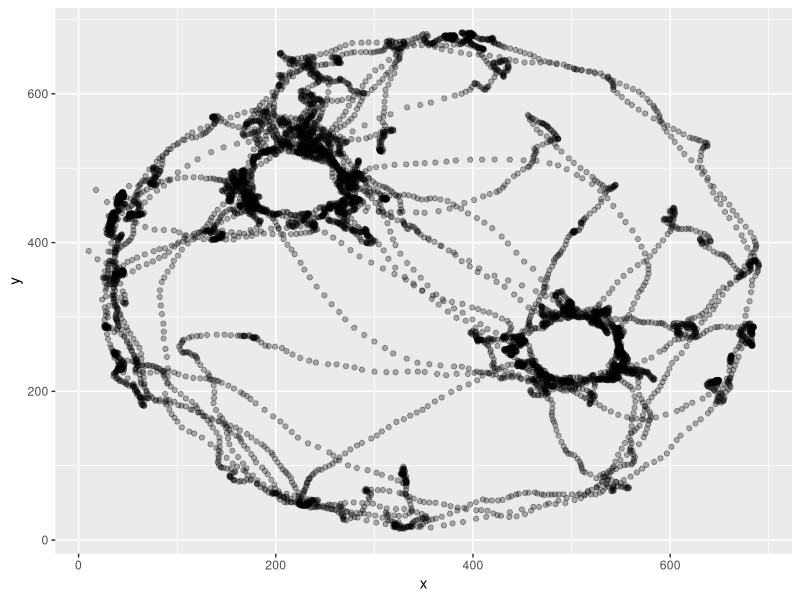

Source code (R): (Note: this script raises an error after producing the figure.)
rm(list = ls())
library(tidyverse)
SimilarLearn <- read_csv("240730_r1587_different_0.csv")
SimilarLearn <- SimilarLearn %>%
  select(!15:24) %>%
  filter(Value.Item1.Item1.Item2>155) %>%
  rename(pixelx = Value.Item1.Item1.Item3.X, pixely = Value.Item1.Item1.Item3.Y, TimePoint = Value.Item1.Item1.Item2) %>%
  select(!1, !14) %>%
  filter(!Value.Item2 == TRUE) %>%
  na.omit 
x1 <- c(SimilarLearn$pixelx)
y1 <- c(SimilarLearn$pixely)
df1 <- data.frame(x = x1, y = y1)
p1 <- ggplot(df1, aes(x = x, y = y)) +
  geom_point(alpha = 0.3)
p1
library(ggforce)
#Blue represents gnome, red represents green jar.
p1circle <- p1 + geom_circle(aes(x0 = 502, y0 = 258, r = 65), color = "purple")
p1circle <- p1circle + geom_circle(aes(x0 = 225, y0 = 478, r = 65), color = "purple")
p1circle
radius <- 65
center_x1 <- 502
center_y1 <- 258
df1$distance <- sqrt((df1$x - center_x1)^2 + (df1$y - center_y1)^2)
points_in_circle1 <- sum(df1$distance <= radius)
print(points_in_circle1)
center_x2 <- 225
center_y2 <- 478
df1$distance1 <- sqrt((df1$x - center_x2)^2 + (df1$y - center_y2)^2)
points_in_circle2 <- sum(df1$distance1 <= radius)
print(points_in_circle2)

BaselineLearn <- read_csv("240730_r1587_1_baseline_learn.csv")
BaselineLearn <- BaselineLearn %>%
  select(!15:24) %>%
  filter(Value.Item1.Item1.Item2>68) %>%
  rename(pixelx = Value.Item1.Item1.Item3.X, pixely = Value.Item1.Item1.Item3.Y, TimePoint = Value.Item1.Item1.Item2) %>%
  select(!1, !14) %>%
  na.omit
Baselinelearn <- BaselineLearn %>%
  filter(!Value.Item2 == TRUE) 
x2 <- c(BaselineLearn$pixelx)
y2 <- c(BaselineLearn$pixely)
df2 <- data.frame(x = x2, y = y2)
p2 <- ggplot(df2, aes(x = x2, y = y2)) +
  geom_point(alpha = 0.3)
p2
p2circle <- p2 + geom_circle(aes(x0 = 381, y0 = 175, r = 60), color = "green")
p2circle <- p2circle + geom_circle(aes(x0 = 130, y0 = 398, r = 60), color = "green")
p2circle
radius <- 65
center_x1 <- 381
center_y1 <- 175
df2$distance <- sqrt((df2$x - center_x1)^2 + (df2$y - center_y1)^2)
points_in_circle2 <- sum(df2$distance <= radius)
print(points_in_circle2)
center_x2 <- 130
center_y2 <- 398
df2$distance1 <- sqrt((df2$x - center_x2)^2 + (df2$y - center_y2)^2)
points_in_circle2 <- sum(df2$distance1 <= radius)
print(points_in_circle2)

SimilarTest <- read_csv("240730_r1587_different_2.csv")
SimilarTest <- SimilarTest %>%
  select(!15:24) %>%
  filter(Value.Item1.Item1.Item2>122) %>%
  rename(pixelx = Value.Item1.Item1.Item3.X, pixely = Value.Item1.Item1.Item3.Y, TimePoint = Value.Item1.Item1.Item2) %>%
  select(!1, !14) %>%
  na.omit
SimilarTest <- SimilarTest %>%
  filter(!Value.Item2 == TRUE)
x3 <- c(SimilarTest$pixelx)
y3 <- c(SimilarTest$pixely)
df3 <- data.frame(x = x3, y = y3)
p3 <- ggplot(df3, aes(x = x3, y = y3)) +
  geom_point(alpha = 0.3)
p3
p3circle <- p3 + geom_circle(aes(x0 = 502, y0 = 243, r = 65), color = "green")
p3circle <- p3circle + geom_circle(aes(x0 = 225, y0 = 473, r = 65), color = "purple") +
  ggtitle("baseline")
p3circle
radius <- 65
center_x3 <- 502
center_y3 <- 243
df3$distance <- sqrt((df3$x - center_x3)^2 + (df3$y - center_y3)^2)
points_in_circle3 <- sum(df3$distance <= radius)
print(points_in_circle3)
center_x3 <- 225
center_y3 <- 473
df3$distance1 <- sqrt((df3$x - center_x3)^2 + (df3$y - center_y3)^2)
points_in_circle3 <- sum(df3$distance1 <= radius)
print(points_in_circle3)

DifferentLearn <- read_csv("240730_r1587_3_similar_learn.csv")
DifferentLearn <- DifferentLearn %>%
  select(!15:24) %>%
  filter(Value.Item1.Item1.Item2>122) %>%
  rename(pixelx = Value.Item1.Item1.Item3.X, pixely = Value.Item1.Item1.Item3.Y, TimePoint = Value.Item1.Item1.Item2) %>%
  select(!1, !14) %>%
  na.omit
DifferentLearn <- DifferentLearn %>%
  filter(!Value.Item2 == TRUE)
x4 <- c(DifferentLearn$pixelx)
y4 <- c(DifferentLearn$pixely)
df4 <- data.frame(x = x4, y = y4)
p4 <- ggplot(df4, aes(x = x4, y = y4)) +
  geom_point(alpha = 0.3)
p4
p4circle <- p4 + geom_circle(aes(x0 = 381, y0 = 170, r = 60), color = "blue")
p4circle <- p4circle + geom_circle(aes(x0 = 125, y0 = 388, r = 60), color = "blue")
p4circle
radius <- 60
center_x4 <- 381
center_y4 <- 170
df4$distance <- sqrt((df4$x - center_x4)^2 + (df4$y - center_y4)^2)
points_in_circle4 <- sum(df4$distance <= radius)
print(points_in_circle4)
center_x4 <- 125
center_y4 <- 388
df4$distance1 <- sqrt((df4$x - center_x4)^2 + (df4$y - center_y4)^2)
points_in_circle4 <- sum(df4$distance1 <= radius)
print(points_in_circle4)

BaselineLearn1 <- read_csv("240730_r1587_4_baseline_learn.csv")
BaselineLearn1 <- BaselineLearn1 %>%
  select(!15:24) %>%
  filter(Value.Item1.Item1.Item2>128) %>%
  rename(pixelx = Value.Item1.Item1.Item3.X, pixely = Value.Item1.Item1.Item3.Y, TimePoint = Value.Item1.Item1.Item2) %>%
  select(!1, !14) %>%
  na.omit %>%
  filter(!Value.Item2 == TRUE)
x5 <- c(BaselineLearn1$pixelx)
y5 <- c(BaselineLearn1$pixely)
df5 <- data.frame(x = x5, y = y5)
p5 <- ggplot(df5, aes(x = x5, y = y5)) +
  geom_point(alpha = 0.3)
p5
p5circle <- p5 + geom_circle(aes(x0 = 371, y0 = 175, r = 60), color = "red")
p5circle <- p5circle + geom_circle(aes(x0 = 130, y0 = 388, r = 60), color = "red")
p5circle
radius <- 60
center_x5 <- 371
center_y5 <- 175
df5$distance <- sqrt((df5$x - center_x5)^2 + (df5$y - center_y5)^2)
points_in_circle5 <- sum(df5$distance <= radius)
print(points_in_circle5)
center_x6 <- 130
center_y6 <- 388
df5$distance1 <- sqrt((df5$x - center_x6)^2 + (df5$y - center_y6)^2)
points_in_circle6 <- sum(df5$distance1 <= radius)
print(points_in_circle6)

DifferentTest <- read_csv("240730_r1587_5_similar_test.csv")
DifferentTest <- DifferentTest %>%
  select(!15:24) %>%
  filter(Value.Item1.Item1.Item2>120) %>%
  rename(pixelx = Value.Item1.Item1.Item3.X, pixely = Value.Item1.Item1.Item3.Y, TimePoint = Value.Item1.Item1.Item2) %>%
  select(!1, !14) %>%
  filter(!Value.Item2 == TRUE) %>%
  na.omit
x6 <- c(DifferentTest$pixelx)
y6 <- c(DifferentTest$pixely)
df6 <- data.frame(x = x6, y = y6)
p6 <- ggplot(df6, aes(x = x6, y = y6)) +
  geom_point(alpha = 0.3)
p6
p6circle <- p6 + geom_circle(aes(x0 = 386, y0 = 168, r = 60), color = "blue")
p6circle <- p6circle + geom_circle(aes(x0 = 140, y0 = 393, r = 60), color = "red")
p6circle
radius <- 60
center_x6 <- 386
center_y6 <- 168
df6$distance <- sqrt((df6$x - center_x6)^2 + (df6$y - center_y6)^2)
points_in_circle6 <- sum(df6$distance <= radius)
print(points_in_circle6)
center_x6 <- 140
center_y6 <- 393
df6$distance1 <- sqrt((df6$x - center_x6)^2 + (df6$y - center_y6)^2)
points_in_circle6 <- sum(df6$distance1 <= radius)
print(points_in_circle6)


